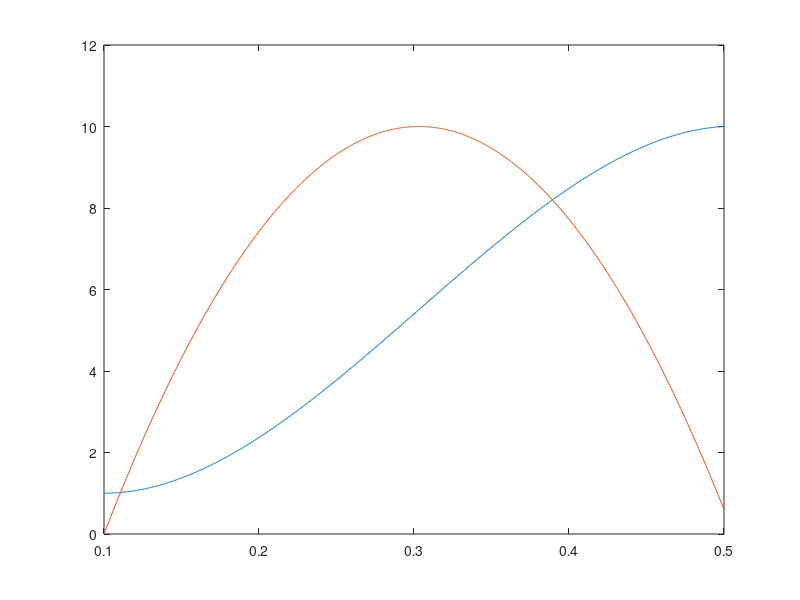

MATLAB code to generate this figure:

function polyfit3
    t1 = 0.1;
    t2 = 0.5;
    y1 = 1;
    y2 = 10;
    v1 = 0;
    v2 = 2;
    
    c0=((-(t1^(3)*(t2*v2-y2)+t1^(2)*t2*(t2*(v1-v2)+3*y2)-t1*t2^(2)*(t2*v1+3*y1)+t2^(3)*y1))/(t1^(3)-3*t1^(2)*t2+3*t1*t2^(2)-t2^(3)));
    c1=((t1^(3)*v2+t1^(2)*t2*(2*v1+v2)-t1*t2*(t2*(v1+2*v2)+6*(y1-y2))-t2^(3)*v1)/(t1^(3)-3*t1^(2)*t2+3*t1*t2^(2)-t2^(3)));
    c2=((-(t1^(2)*(v1+2*v2)+t1*(t2*(v1-v2)-3*(y1-y2))-t2*(t2*(2*v1+v2)+3*(y1-y2))))/(t1^(3)-3*t1^(2)*t2+3*t1*t2^(2)-t2^(3)));
    c3=((t1*(v1+v2)-t2*(v1+v2)-2*(y1-y2))/(t1^(3)-3*t1^(2)*t2+3*t1*t2^(2)-t2^(3)));
    
    t = t1:(t2-t1)/1000:t2;
    f = @(t) polyval([c3 c2 c1 c0],t);
    df = @(t) polyval([3*c3 2*c2 c1],t);
    
    plot(t,[f(t);max(f(t))*df(t)/max(df(t))]);
    f(t1)
    f(t2)
    df(t1)
    df(t2)
    
    
    
    
    
    
end